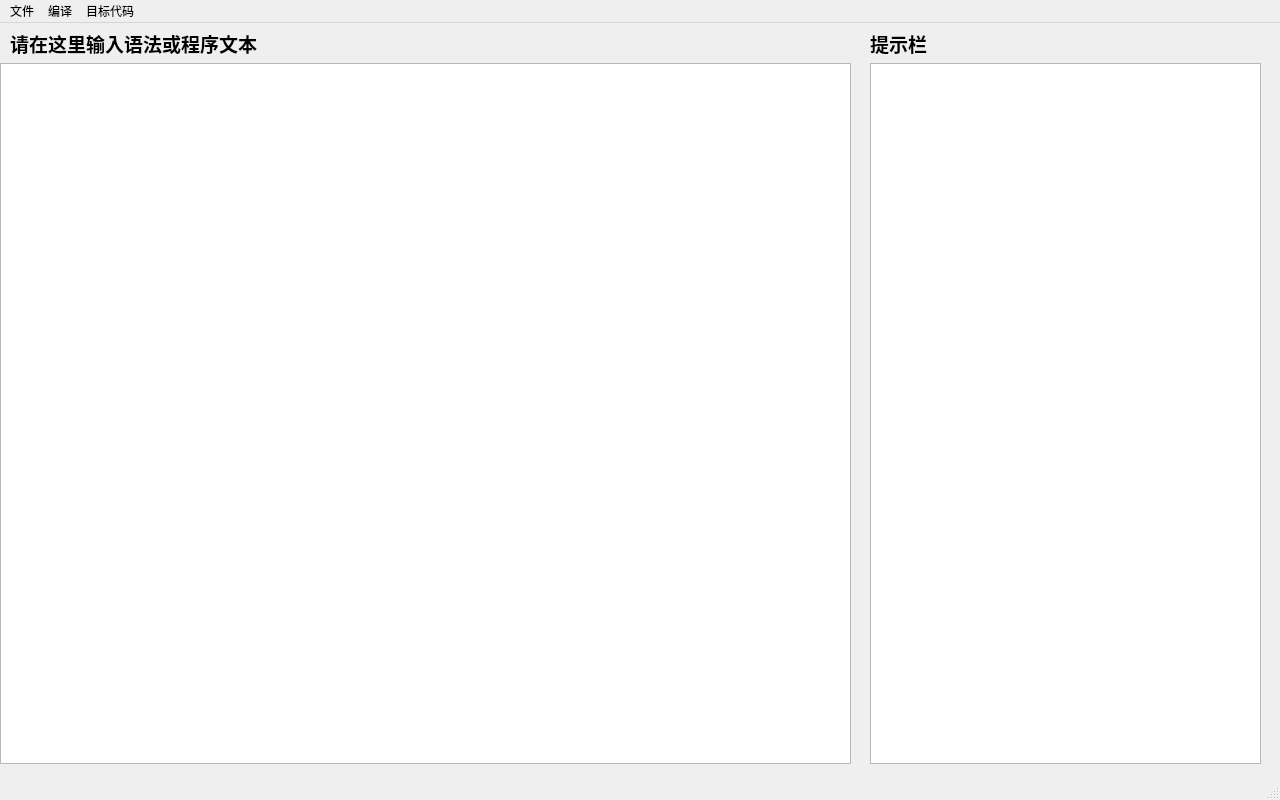
<?xml version="1.0" encoding="UTF-8"?>
<ui version="4.0">
 <class>MainWindow</class>
 <widget class="QMainWindow" name="MainWindow">
  <property name="geometry">
   <rect>
    <x>0</x>
    <y>0</y>
    <width>1280</width>
    <height>800</height>
   </rect>
  </property>
  <property name="windowTitle">
   <string>MainWindow</string>
  </property>
  <widget class="QWidget" name="centralwidget">
   <widget class="QTextEdit" name="Grammar_Program_Textin">
    <property name="geometry">
     <rect>
      <x>0</x>
      <y>40</y>
      <width>851</width>
      <height>701</height>
     </rect>
    </property>
   </widget>
   <widget class="QLabel" name="Text_label">
    <property name="geometry">
     <rect>
      <x>10</x>
      <y>0</y>
      <width>321</width>
      <height>41</height>
     </rect>
    </property>
    <property name="text">
     <string>&lt;html&gt;&lt;head/&gt;&lt;body&gt;&lt;p&gt;&lt;span style=&quot; font-size:14pt; font-weight:600;&quot;&gt;请在这里输入语法或程序文本&lt;/span&gt;&lt;/p&gt;&lt;/body&gt;&lt;/html&gt;</string>
    </property>
   </widget>
   <widget class="QTextBrowser" name="Text_help">
    <property name="geometry">
     <rect>
      <x>870</x>
      <y>40</y>
      <width>391</width>
      <height>701</height>
     </rect>
    </property>
   </widget>
   <widget class="QLabel" name="Text_label_2">
    <property name="geometry">
     <rect>
      <x>870</x>
      <y>0</y>
      <width>321</width>
      <height>41</height>
     </rect>
    </property>
    <property name="text">
     <string>&lt;html&gt;&lt;head/&gt;&lt;body&gt;&lt;p&gt;&lt;span style=&quot; font-size:14pt; font-weight:600;&quot;&gt;提示栏&lt;/span&gt;&lt;/p&gt;&lt;/body&gt;&lt;/html&gt;</string>
    </property>
   </widget>
  </widget>
  <widget class="QMenuBar" name="menubar">
   <property name="geometry">
    <rect>
     <x>0</x>
     <y>0</y>
     <width>1280</width>
     <height>26</height>
    </rect>
   </property>
   <widget class="QMenu" name="menu">
    <property name="title">
     <string>文件</string>
    </property>
    <addaction name="Help_file"/>
    <addaction name="separator"/>
    <addaction name="Open_text"/>
    <addaction name="Open_file"/>
   </widget>
   <widget class="QMenu" name="menu_2">
    <property name="title">
     <string>编译</string>
    </property>
    <addaction name="Compiler_result"/>
   </widget>
   <widget class="QMenu" name="menu_3">
    <property name="title">
     <string>目标代码</string>
    </property>
    <addaction name="Code_result"/>
   </widget>
   <addaction name="menu"/>
   <addaction name="menu_2"/>
   <addaction name="menu_3"/>
  </widget>
  <widget class="QStatusBar" name="statusbar"/>
  <action name="Lexer_error">
   <property name="text">
    <string>错误报告</string>
   </property>
  </action>
  <action name="Lexer_result">
   <property name="text">
    <string>词法分析结果</string>
   </property>
  </action>
  <action name="Word_error">
   <property name="text">
    <string>错误报告</string>
   </property>
  </action>
  <action name="Word_ID">
   <property name="text">
    <string>标识符表</string>
   </property>
  </action>
  <action name="Word_all">
   <property name="text">
    <string>全符号表</string>
   </property>
  </action>
  <action name="getin_Grammar_byfile">
   <property name="text">
    <string>文件导入</string>
   </property>
  </action>
  <action name="getin_Grammar_bytext">
   <property name="text">
    <string>文本框导入</string>
   </property>
  </action>
  <action name="getin_Program_byfile">
   <property name="text">
    <string>文件导入</string>
   </property>
  </action>
  <action name="getin_Program_bytext">
   <property name="text">
    <string>文本框导入</string>
   </property>
  </action>
  <action name="Open_text">
   <property name="text">
    <string>文本框导入源程序</string>
   </property>
  </action>
  <action name="Open_file">
   <property name="text">
    <string>文件名导入源程序</string>
   </property>
  </action>
  <action name="Word_Sign">
   <property name="text">
    <string>运算符表</string>
   </property>
  </action>
  <action name="Help_file">
   <property name="text">
    <string>使用说明</string>
   </property>
  </action>
  <action name="Grammar_error">
   <property name="text">
    <string>错误报告</string>
   </property>
  </action>
  <action name="Grammar_fourline">
   <property name="text">
    <string>四元式结果</string>
   </property>
  </action>
  <action name="Compiler_result">
   <property name="text">
    <string>编译结果</string>
   </property>
  </action>
  <action name="Code_result">
   <property name="text">
    <string>目标代码</string>
   </property>
  </action>
 </widget>
 <resources/>
 <connections/>
</ui>
